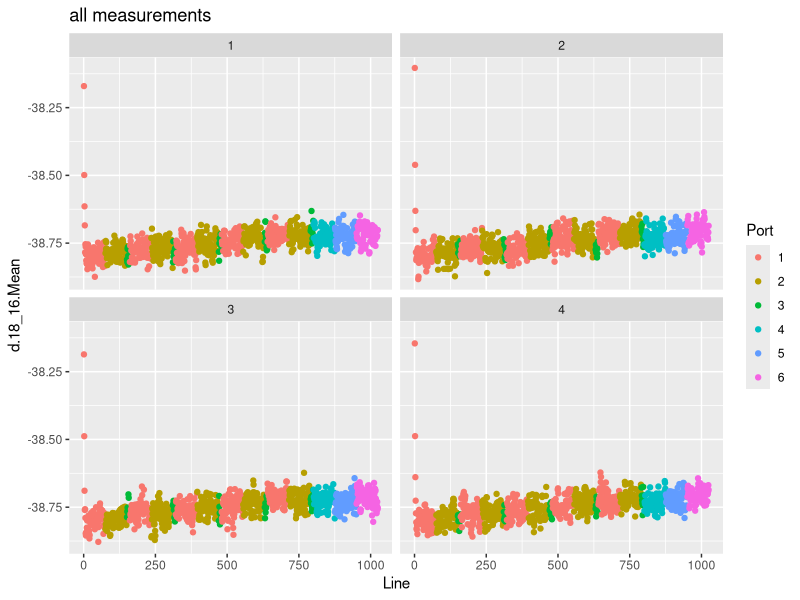
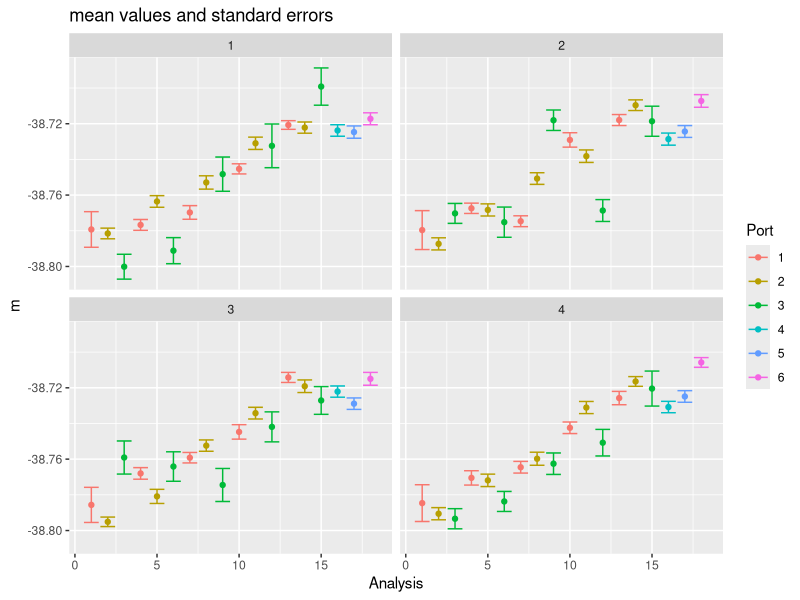

Write the R code that produced these figures, in order.
## Aim: 


library(tidyverse)

#Define the machine characteristics (to be determined from experiments)
SD.MACHINE     <- 0.025 #standard deviation of random measurement error assumed to be iid and gaussian [Value from PICARRO]
DRIFT.MACHINE  <- 0.2 / 24 / 30 #linear Drift in permille per hour, estimate by hand from the experiment [Value from PICARRO would be 0.2 permille per 24h = 0.2/24]
MEMORY.MACHINE <- 0.5 #Memory coefficient of the machine

DRIFT.VIAL     <- 0.02 / 100 #Linear Drift in permille per hour and per hole in the Septum

#Holes in the vial are modeled that an untouched vial will first get one hole... and than just an incremental increase of the hole size
DHOLE.VIAL     <- 0.0 #Not every injection will create a new hole; this coefficient determines the increase of the Septum holes per injection
DWATER.INJECTION <- 1.9/1000 #Injection volume in ml

TIME.INJECTION <- 9 #Time per injection in minutes


##' @title Simple simulation of assumed PICARRO measurement process
##' @param vial dataframe with columns d18O (in permille),water.volume (in ml),holes (#holes in the septum)
##' @param sequence vector giving the sequence of the measurements
##' @param names vector with the same length as sequence, providing names for the blocks; not used in the simulation but gets output in Analysis
##' @param d18O.machine Initial d18O (permille) in the machine... needed for the drift
##' @return data.frame  with columns "Line","Analysis","Port","d.18_16.Mean"
##' @author Thomas Laepple 
simulate <- function(vial, sequence, names, d18O.machine = -37.5)
{
    ##Initial values
    runtime.minutes <- 0
    
    ##Predefine an empty dataframe as output... must me an easier way
    output <- matrix(NA,length(sequence),4)
    colnames(output) <- c("Line","Analysis","Port","d.18_16.Mean")
    output <- as.data.frame(output)

    ##Run the simulation
    ##i.step = injection step
    for (i.step in 1:length(sequence))
    {
        runtime.minutes = runtime.minutes + TIME.INJECTION


        ##Every timestep, all vials drift proportional to the number of holes and the time passed (in hours)
        vial$d18O<-vial$d18O + vial$holes*DRIFT.VIAL*TIME.INJECTION/60
        

        
        ##Choose the vial for sampling
        i.vial <- sequence[i.step]

        ##remove water from the vial 
        vial$water.volume[i.vial] <- vial$water.volume[i.vial]-DWATER.INJECTION


        ##Put / increase hole in the septum
        if (vial$holes[i.vial]==0)
        {
            vial$holes[i.vial]=1
        } else vial$holes[i.vial]=vial$holes[i.vial]+DHOLE.VIAL

       
        
        ##perform the measurement of d18O
        measured <- vial$d18O[i.vial] + rnorm(1,sd=SD.MACHINE) + DRIFT.MACHINE*(runtime.minutes/60) - (vial$d18O[i.vial]-d18O.machine) * MEMORY.MACHINE


        d18O.machine <- measured

        ##Save the output
        output$Line[i.step]<-i.step
        output$Analysis[i.step]<-names[i.step]
        output$Port[i.step]<-paste(i.vial)
        output$d.18_16.Mean[i.step]<-measured
    }

return(output)
}



#Define what is initially in the vials; here we use 6 vials with standards
vial<-data.frame(d18O=c(-38.8,-38.8,-38.8,-38.8,-38.8,-38.8),water.volume=c(1.6,1.6,1.6,1.6,1.6,1.6),holes=c(0,0,0,0,0,0))

##Define the sequence of the measurements... blocks are just used to simplify the construction; block1 is the repeating 75,75,10 injections; block2 three untouched vials at the end to separate the instrument from the vial drift

block1 <-  c(rep(1,75),rep(2,75),rep(3,10))
block2 <-  c(rep(4,75),rep(5,75),rep(6,75))
sequence <- c(block1,block1,block1,block1,block1,block2)

#Arbitary naming of blocks that is later used to average the blocks
names <- (c(block1,block1+3,block1+6,block1+9,block1+12,block2+12))


##Run 4 times and put them all in one big dataframe
run1 <- simulate(vial,sequence,names)
run2 <- simulate(vial,sequence,names)
run3 <- simulate(vial,sequence,names)
run4 <- simulate(vial,sequence,names)

run1$Replicate = 1
run2$Replicate = 2
run3$Replicate = 3
run4$Replicate = 4

runs <- rbind(run1,run2,run3,run4)

##Basic plots and analyses using tidyR / ggplot

ggplot(runs, aes(x=Line,y=d.18_16.Mean,colour=Port)) +  geom_point()  + ggtitle("all measurements") + facet_wrap(~Replicate)
meanvals <- runs %>% group_by(Analysis,Replicate) %>% summarize(m=mean(d.18_16.Mean),n=n(),se=sd(d.18_16.Mean)/sqrt(n),Port=Port[1])
meanvals %>% ggplot( aes(x=Analysis,y=m,colour=Port)) +  geom_point() + geom_errorbar(aes(ymin=m-se,ymax=m+se)) +  ggtitle("mean values and standard errors")  + facet_wrap(~Replicate)









